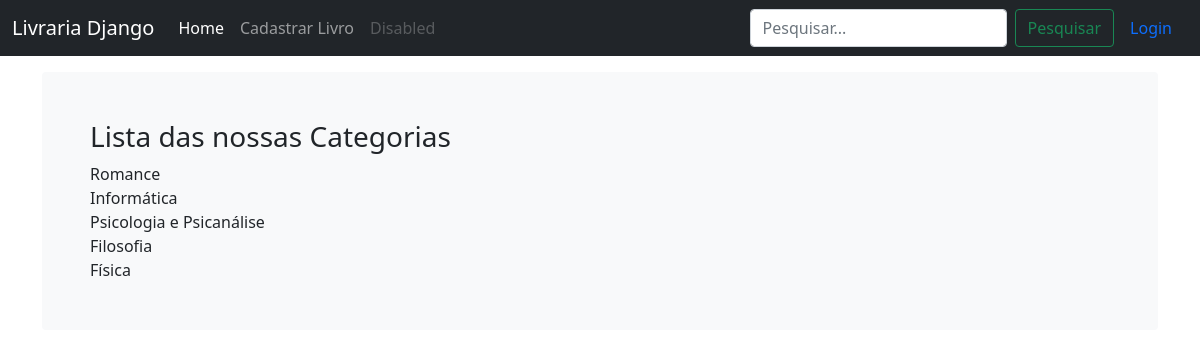
The app's page /listar_categorias with its own data.
### livraria/models.py (models this page shows, shortened)
class Categoria(models.Model):
    nome = models.CharField(max_length=200)
    descricao = models.TextField()

### livraria/views.py (the view)
# urls.py: path('listar_categorias', views.listar_categorias, name='listar_categorias'),
def listar_categorias(request):
    categorias = Categoria.objects.all()
    return render(request, 'livraria/listar_categorias.html', {'categorias':categorias})

### livraria/templates/livraria/listar_categorias.html
{% extends 'livraria/base.html' %}
{% block content %}
        <h3>Lista das nossas Categorias</h3>
        {% for categoria in categorias %}
            {{categoria.nome}} <br>
        {% endfor %}
{% endblock %}

### livraria/static/navbar-top-fixed.css (style rules this page uses)
body { min-height: 75rem; padding-top: 4.5rem; }

### records on screen
Categoria: nome "Romance"
Categoria: nome "Informática"
Categoria: nome "Psicologia e Psicanálise"
Categoria: nome "Filosofia"
Categoria: nome "Física"
